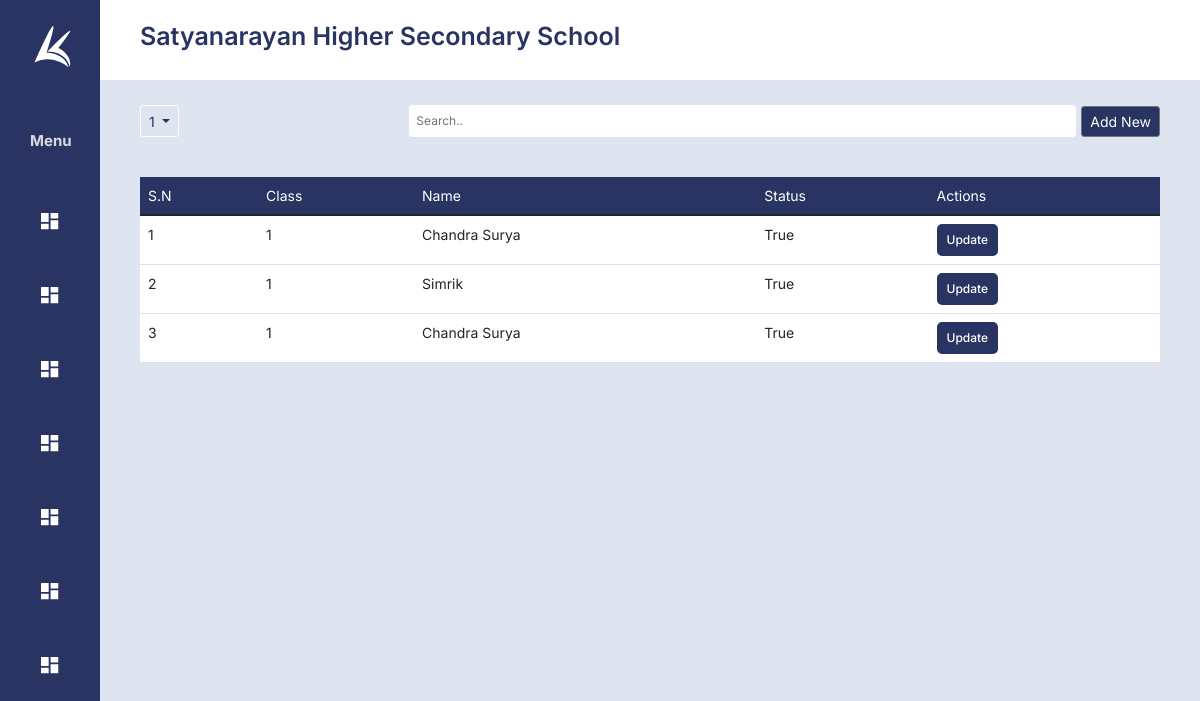
Page /section/1/ (signed in) on the committed database.
### school/models.py (models this page shows, shortened)
class School(models.Model):
    id = models.IntegerField(primary_key=True, auto_created=True, unique=True, editable=False)
    school_name  = models.CharField(max_length=225)
    school_address  = models.CharField(max_length=225)
    date_registration  =  models.DateField()
    date_expiration  = models.DateField()
    is_active = models.BooleanField(default=True,)
    user  = models.OneToOneField(User, on_delete=models.CASCADE, unique=True,default=None, null=True,blank=True)
    def __str__(self):
        return self.school_name

class Class(models.Model):
    id = models.IntegerField(primary_key=True, auto_created=True, unique=True, editable=False)
    school =  models.ForeignKey(School, on_delete=models.CASCADE,null=True)
    class_name  = models.CharField(max_length=225)
    is_active = models.BooleanField(default=True)
    def __str__(self):
        return self.class_name

class Section(models.Model):
    id = models.IntegerField(primary_key=True, auto_created=True, unique=True, editable=False)
    school =  models.ForeignKey(School, on_delete=models.CASCADE,null=True)
    grade = models.ForeignKey(Class, on_delete=models.CASCADE,)
    section_name = models.CharField(max_length=225)
    is_active = models.BooleanField(default=True)

### school/views.py (the view)
# urls.py: path('section/<int:grade>/', views.sectionsquery, name='section'),
@login_required(login_url='/login')
def sectionsquery(request,grade):
    school = getschool(request)
    sections  = None
    if grade != 0:
        sections = getSections(request, grade)
    grades =  getClasses(request)
    selectedGrade = 'Select Grade'
    if grade != 0:
        selectedGrade = Class.objects.get(id= grade)
    context = {'sections': sections, 'school': school, 'grades': grades, 'selected_grade': selectedGrade}
    return render(request, 'sections.html',context)

### school/functions.py (called while the page is built)
def getschool(request):
    schools =  School.objects.filter(user = request.user)
    school = None
    if schools:
        school = schools[0]
    return school

def getClasses(request):
    return Class.objects.filter(school = getschool(request)).all()

def getSections(request, grade_id):
    grade = Class.objects.get(id=grade_id)
    return Section.objects.filter(grade = grade).all()

### templates/sections.html (shortened to what this page needs)
{% extends 'dashboardskeleton.html' %}
{% block body %}
<link rel="stylesheet" href="/static/css/users.css">
<div class="options">
        <div class="btn-group">
            <button class="btn btn-secondary btn-sm dropdown-toggle filter" type="button" data-bs-toggle="dropdown" aria-expanded="false">
              {{selected_grade}}
            </button>
        </div>
    <div class="table-actions">
        <input type="text" class="searchfiled" placeholder="Search.."  oninput="search(this.value, 'table')">
        <a href="/registersection">
            <div class="btn-group">
                <button class="btn btn-secondary btn-sm btn-c" type="button" >Add New</button>
            </div>
        </a>
    </div>
</div>
<table class="table">
    <thead>
        <td>
            S.N
        </td>
        <td>
            Class
        </td>
        <td>
            Name
        </td>
        <td>
            Status
        </td>
        <td>
            Actions
        </td>
    </thead>
    <tbody id="table">
        {% for section in sections %}
        <tr>
            <td>
                {{forloop.counter }}
            </td>
            <td>
                {{section.grade}}
            </td>
            <td id="section_name">
                {{section.section_name}}
            </td>
            <td>
                {{section.is_active}}
            </td>
            <td>
                <a href="/registersection?id={{section.id}}">
                    <button>Update</button>
                </a>
            </td>
        </tr>
        {% endfor %}
    </tbody>
</table>
{% endblock body %}

### templates/dashboardskeleton.html (shortened to what this page needs)
<!DOCTYPE html>
<html lang="en">
  <head>
    <link
      href="https://cdn.jsdelivr.net/npm/bootstrap@5.1.3/dist/css/bootstrap.min.css"
      rel="stylesheet"
    />
    <link rel="stylesheet" href="/static/css/style.css" />
  </head>
  <body>
    <div class="c-body">
    <div class="drawer">
            <div class="drawer-header">
                <img class="large-logo" src="/static/assets/logo.svg" alt="logo" /><img class="small-logo"
                    src="/static/assets/smLogo.svg" alt="logo" />
            </div>
            <div class="drawer-heading">Menu</div>
            <a href="/dashboard">
                  <div class="drawer-comp">
                <span><img class="drawer-comp-logo" src="/static/assets/dashboard.svg" alt="" /></span>
            </div>
            </a>
            <p>
            <a class="drawer-comp" data-bs-toggle="collapse" href="#collapseExample" role="button" aria-expanded="false" aria-controls="collapseExample">
                <span><img class="drawer-comp-logo" src="/static/assets/dashboard.svg" alt="" /></span>
            </a>
            </p>
              <p>
            <a class="drawer-comp" data-bs-toggle="collapse" href="#collapseExample1" role="button" aria-expanded="false" aria-controls="collapseExample1">
                <span><img class="drawer-comp-logo" src="/static/assets/dashboard.svg" alt="" /></span>
            </a>
            </p>
              <p>
            <a class="drawer-comp" data-bs-toggle="collapse" href="#collapseExample2" role="button" aria-expanded="false" aria-controls="collapseExample2">
                <span><img class="drawer-comp-logo" src="/static/assets/dashboard.svg" alt="" /></span>
            </a>
            </p>
           <p>
            <a class="drawer-comp" data-bs-toggle="collapse" href="#collapseExample3" role="button" aria-expanded="false" aria-controls="collapseExample3">
                <span><img class="drawer-comp-logo" src="/static/assets/dashboard.svg" alt="" /></span>
            </a>
            </p>
              <p>
            <a class="drawer-comp" data-bs-toggle="collapse" href="#collapseExample4" role="button" aria-expanded="false" aria-controls="collapseExample4">
                <span><img class="drawer-comp-logo" src="/static/assets/dashboard.svg" alt="" /></span>
            </a>
            </p>
              <p>
            <a class="drawer-comp" data-bs-toggle="collapse" href="#collapseExample5" role="button" aria-expanded="false" aria-controls="collapseExample5">
                <span><img class="drawer-comp-logo" src="/static/assets/dashboard.svg" alt="" /></span>
            </a>
            </p>
        </div>
      <div class="d-body">
        <div class="c-nav">
            <h2 class='school-name'>
            {{school}}
            </h2>
        </div>
        {% block body %}
        {% endblock body %}
    </div>
  </body>
</html>

### static/css/style.css (style rules this page uses)
body { font-family: "Inter", sans-serif; }
.c-body { background-color: #DFE5F0; margin: 0px; }
.drawer { width: 250px; background-color: #293462; min-height: 100vh; margin: 0; min-width: 250px; transition: .5s; display: flex; flex-direction: column; }
.drawer-comp { color: white; font-size: 16px; text-decoration: none; display: flex; flex-direction: row; justify-content: flex-start; align-content: space-around; align-items:center; padding: 10px 20px; }
.drawer-comp-logo { margin-right: 15px; }
.drawer-header { color: white; display: flex; flex-direction: column; align-items: center; margin: 50px 20px; transition: .5s; }
.drawer-heading { color: rgba(255, 255, 255, 0.853); font-size: 20px; font-weight: 700; padding: 30px; }
.small-logo { display: none; transition: .5s; }
.c-body { display: flex; flex-direction: row; }
.d-body { display: flex; width: 100%; flex-direction: column; }
.c-nav { background-color: #FFFFFF; color: #000; height: 80px; display: flex; flex-direction: row; align-items: center; padding-left: 40px; margin-bottom: 25px; }
.school-name { font-size: 25px; font-weight: 600; color: #293462; }
@media only screen and (max-width: 1200px) { .small-logo { display: block; } }
@media only screen and (max-width: 1200px) { .drawer-header { margin: 25px 20px; } }
@media only screen and (max-width: 1200px) { .drawer-heading { color: rgba(255, 255, 255, 0.819); font-size: 15px; font-weight: 700; flex-direction: row; justify-content: center; align-content: space-around; align-items:center; } }
@media only screen and (max-width: 1200px) { .drawer { width: 0px; background-color: #293462; min-height: 100vh; margin: 0; min-width: 100px; transition: 1s; } }
@media only screen and (max-width: 1200px) { .drawer-comp { color: white; border-radius: 5px; display: flex; flex-direction: row; justify-content: center; align-content: space-around; align-items:center; margin: 10px 20px; padding: 15px; } }
@media only screen and (max-width: 1200px) { .drawer-comp-logo { margin: 0px; } }
button { background-color: #293462; color: white; border: none; padding: 5px 8px; border-radius: 5px; font-size: 12px; transition: .2s; border: 2px solid #293462; font-weight: 500; }

### static/css/users.css (style rules this page uses)
tbody>tr { background-color: white; }
body { font-family: "Inter", sans-serif; }
thead { background-color: #293462; color: white; }
.table { margin: 40px; width: calc(100% - 80px); font-size: 14px; }
.options { display: flex; flex-direction: row; justify-content: space-between; margin: 0px 40px; }
.filter { background-color: transparent; border: 1px #ffffff solid; color: #293462; }
.btn-c { background-color: #293462; }
.searchfiled { width: 667px; margin-right: 5px; border-radius: 4px; border: 2px #ffffff solid; padding: 5px; font-size: 12px; outline: none ; }
.table-actions { display: flex; flex-direction: row; align-items: center; }

### templates/dashboardskeleton.html (style rules this page uses)
p { margin: 0px; }
a { text-decoration: none; }

### rows in the picture
School: school_name "Satyanarayan Higher Secondary School"
Class: class_name "1"
Section: grade "1", section_name "Chandra Surya", is_active "True"
Section: grade "1", section_name "Simrik", is_active "True"
Section: grade "1", section_name "Chandra Surya", is_active "True"
